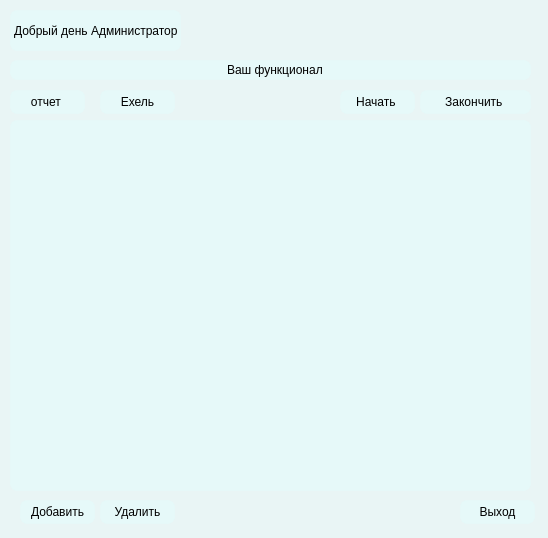
<?xml version="1.0" encoding="UTF-8"?>
<ui version="4.0">
 <class>Dialog</class>
 <widget class="QDialog" name="Dialog">
  <property name="geometry">
   <rect>
    <x>0</x>
    <y>0</y>
    <width>548</width>
    <height>538</height>
   </rect>
  </property>
  <property name="maximumSize">
   <size>
    <width>548</width>
    <height>538</height>
   </size>
  </property>
  <property name="windowTitle">
   <string>Dialog</string>
  </property>
  <property name="styleSheet">
   <string notr="true">background-color: qlineargradient(spread:pad, x1:1, y1:1, x2:0, y2:0, stop:0 rgba(	255, 0, 0, 255), stop:0.427447 rgba(139, 0, 0, 125), stop:1 rgba(155, 79, 165, 255));
font-famaly: Roboto Flex;</string>
  </property>
  <widget class="QWidget" name="widget" native="true">
   <property name="geometry">
    <rect>
     <x>-50</x>
     <y>-70</y>
     <width>641</width>
     <height>721</height>
    </rect>
   </property>
   <property name="maximumSize">
    <size>
     <width>641</width>
     <height>721</height>
    </size>
   </property>
   <property name="styleSheet">
    <string notr="true">background-color:rgba(225,255,255,100);
border: 1px  solid rgba(225,255,255,40);
border-radius: 7px;</string>
   </property>
   <widget class="QLabel" name="label">
    <property name="geometry">
     <rect>
      <x>60</x>
      <y>80</y>
      <width>171</width>
      <height>41</height>
     </rect>
    </property>
    <property name="text">
     <string>Добрый день Администратор</string>
    </property>
   </widget>
   <widget class="QTableView" name="tableView">
    <property name="geometry">
     <rect>
      <x>60</x>
      <y>190</y>
      <width>521</width>
      <height>371</height>
     </rect>
    </property>
   </widget>
   <widget class="QLabel" name="label_2">
    <property name="geometry">
     <rect>
      <x>60</x>
      <y>130</y>
      <width>521</width>
      <height>20</height>
     </rect>
    </property>
    <property name="text">
     <string>                                                                Ваш функционал </string>
    </property>
   </widget>
   <widget class="QPushButton" name="btn_otchet">
    <property name="geometry">
     <rect>
      <x>60</x>
      <y>160</y>
      <width>75</width>
      <height>24</height>
     </rect>
    </property>
    <property name="styleSheet">
     <string notr="true">QPushButton:hover{
background-color:rgba(255,255,255,40)
}
QPushButton:pressed{
background-color:rgba(255,255,255,60)
}</string>
    </property>
    <property name="text">
     <string>отчет </string>
    </property>
    <property name="icon">
     <iconset resource="res-admin.qrc">
      <normaloff>:/icon/D:/games/ворк/KP2/icon/lab_profile_24dp_E8EAED_FILL0_wght400_GRAD0_opsz24.png</normaloff>:/icon/D:/games/ворк/KP2/icon/lab_profile_24dp_E8EAED_FILL0_wght400_GRAD0_opsz24.png</iconset>
    </property>
   </widget>
   <widget class="QPushButton" name="btn_Exel">
    <property name="geometry">
     <rect>
      <x>150</x>
      <y>160</y>
      <width>75</width>
      <height>24</height>
     </rect>
    </property>
    <property name="styleSheet">
     <string notr="true">QPushButton:hover{
background-color:rgba(255,255,255,40)
}
QPushButton:pressed{
background-color:rgba(255,255,255,60)
}</string>
    </property>
    <property name="text">
     <string>Ехель</string>
    </property>
    <property name="icon">
     <iconset resource="res-admin.qrc">
      <normaloff>:/icon/D:/games/ворк/KP2/icon/lab_profile_24dp_E8EAED_FILL0_wght400_GRAD0_opsz24.png</normaloff>:/icon/D:/games/ворк/KP2/icon/lab_profile_24dp_E8EAED_FILL0_wght400_GRAD0_opsz24.png</iconset>
    </property>
   </widget>
   <widget class="QPushButton" name="btn_start_day">
    <property name="geometry">
     <rect>
      <x>390</x>
      <y>160</y>
      <width>75</width>
      <height>24</height>
     </rect>
    </property>
    <property name="styleSheet">
     <string notr="true">QPushButton:hover{
background-color:rgba(255,255,255,40)
}
QPushButton:pressed{
background-color:rgba(255,255,255,60)
}</string>
    </property>
    <property name="text">
     <string>Начать </string>
    </property>
    <property name="icon">
     <iconset resource="res-admin.qrc">
      <normaloff>:/icon/D:/games/ворк/KP2/icon/start_24dp_E8EAED_FILL0_wght400_GRAD0_opsz24.png</normaloff>:/icon/D:/games/ворк/KP2/icon/start_24dp_E8EAED_FILL0_wght400_GRAD0_opsz24.png</iconset>
    </property>
   </widget>
   <widget class="QPushButton" name="btn_end">
    <property name="geometry">
     <rect>
      <x>510</x>
      <y>570</y>
      <width>75</width>
      <height>24</height>
     </rect>
    </property>
    <property name="styleSheet">
     <string notr="true">QPushButton:hover{
background-color:rgba(255,255,255,40)
}
QPushButton:pressed{
background-color:rgba(255,255,255,60)
}</string>
    </property>
    <property name="text">
     <string>Выход</string>
    </property>
    <property name="icon">
     <iconset resource="res-admin.qrc">
      <normaloff>:/icon/D:/games/ворк/KP2/icon/exit_to_app_24dp_E8EAED_FILL0_wght400_GRAD0_opsz24.png</normaloff>:/icon/D:/games/ворк/KP2/icon/exit_to_app_24dp_E8EAED_FILL0_wght400_GRAD0_opsz24.png</iconset>
    </property>
   </widget>
   <widget class="QPushButton" name="btn_end_day">
    <property name="geometry">
     <rect>
      <x>470</x>
      <y>160</y>
      <width>111</width>
      <height>24</height>
     </rect>
    </property>
    <property name="styleSheet">
     <string notr="true">QPushButton:hover{
background-color:rgba(255,255,255,40)
}
QPushButton:pressed{
background-color:rgba(255,255,255,60)
}</string>
    </property>
    <property name="text">
     <string>Закончить </string>
    </property>
    <property name="icon">
     <iconset resource="res-admin.qrc">
      <normaloff>:/icon/D:/games/ворк/KP2/icon/pin_end_24dp_E8EAED_FILL0_wght400_GRAD0_opsz24.png</normaloff>:/icon/D:/games/ворк/KP2/icon/pin_end_24dp_E8EAED_FILL0_wght400_GRAD0_opsz24.png</iconset>
    </property>
   </widget>
   <widget class="QPushButton" name="btn_save">
    <property name="geometry">
     <rect>
      <x>70</x>
      <y>570</y>
      <width>75</width>
      <height>24</height>
     </rect>
    </property>
    <property name="styleSheet">
     <string notr="true">QPushButton:hover{
background-color:rgba(255,255,255,40)
}
QPushButton:pressed{
background-color:rgba(255,255,255,60)
}</string>
    </property>
    <property name="text">
     <string>Добавить</string>
    </property>
   </widget>
   <widget class="QPushButton" name="btn_delete">
    <property name="geometry">
     <rect>
      <x>150</x>
      <y>570</y>
      <width>75</width>
      <height>24</height>
     </rect>
    </property>
    <property name="styleSheet">
     <string notr="true">QPushButton:hover{
background-color:rgba(255,255,255,40)
}
QPushButton:pressed{
background-color:rgba(255,255,255,60)
}</string>
    </property>
    <property name="text">
     <string>Удалить</string>
    </property>
   </widget>
  </widget>
 </widget>
 <resources>
  <include location="res-admin.qrc"/>
 </resources>
 <connections/>
</ui>
